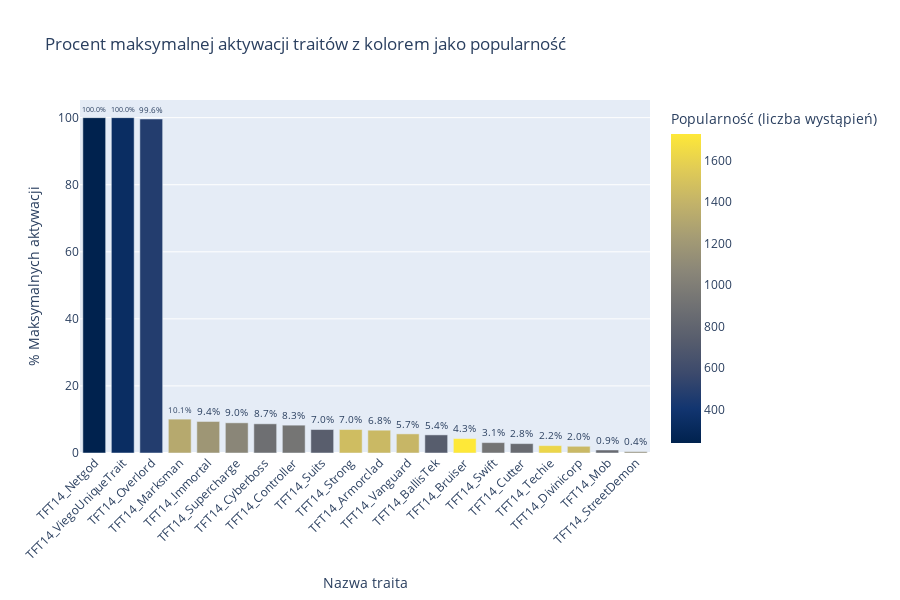

Notebook source saved alongside this figure:
### Code cell
sorted_df = merged.sort_values(by='maxed_percent', ascending=False).reset_index(drop=True)
top_traits = sorted_df.head(3)
middle_traits = sorted_df.iloc[6:23]
bottom_traits = sorted_df.iloc[41:49]

sampled = pd.concat([top_traits, middle_traits, bottom_traits]).drop_duplicates()
fig = px.bar(
    sampled,
    x='trait_name',
    y='maxed_percent',
    color='total_count', 
    color_continuous_scale='Cividis',
    title='Procent maksymalnej aktywacji traitów z kolorem jako popularność',
    labels={
        'trait_name': 'Nazwa traita',
        'maxed_percent': 'Ile % jest ulepszone na maxa',
        'total_count': 'Popularność (liczba wystąpień)'
    },
    text='maxed_percent'
)

fig.update_traces(texttemplate='%{text:.1f}%', textposition='outside')
fig.update_layout(
    xaxis_tickangle=-45,
    yaxis_title='% Maksymalnych aktywacji',
    height=600
)

fig.show()

### Figure 1 — Plotly figure (JSON) as saved in the notebook; plotly's stock layout.template omitted (floating-point values rounded to 4 significant figures)
{"data": [{"alignmentgroup": "True", "hovertemplate": "Nazwa traita=%{x}<br>Ile % jest ulepszone na maxa=%{text}<br>Popularność (liczba wystąpień)=%{marker.color}<extra></extra>", "legendgroup": "", "marker": {"color": [240, 335, 474, 1329, 1190, 1070, 887, 931, 747, 1462, 1437, 1419, 738, 1729, 929, 855, 1624, 1435, 855, 1123], "coloraxis": "coloraxis", "pattern": {"shape": ""}}, "name": "", "offsetgroup": "", "orientation": "v", "showlegend": false, "text": [100, 100, 99.6, 10.1, 9.4, 9, 8.7, 8.3, 7, 7, 6.8, 5.7, 5.4, 4.3, 3.1, 2.8, 2.2, 2, 0.9, 0.4], "textposition": "outside", "texttemplate": "%{text:.1f}%", "type": "bar", "x": ["TFT14_Netgod", "TFT14_ViegoUniqueTrait", "TFT14_Overlord", "TFT14_Marksman", "TFT14_Immortal", "TFT14_Supercharge", "TFT14_Cyberboss", "TFT14_Controller", "TFT14_Suits", "TFT14_Strong", "TFT14_Armorclad", "TFT14_Vanguard", "TFT14_BallisTek", "TFT14_Bruiser", "TFT14_Swift", "TFT14_Cutter", "TFT14_Techie", "TFT14_Divinicorp", "TFT14_Mob", "TFT14_StreetDemon"], "xaxis": "x", "y": [100, 100, 99.6, 10.1, 9.4, 9, 8.7, 8.3, 7, 7, 6.8, 5.7, 5.4, 4.3, 3.1, 2.8, 2.2, 2, 0.9, 0.4], "yaxis": "y"}], "layout": {"barmode": "relative", "coloraxis": {"colorbar": {"title": {"text": "Popularność (liczba wystąpień)"}}, "colorscale": [[0, "#00224e"], [0.1111, "#123570"], [0.2222, "#3b496c"], [0.3333, "#575d6d"], [0.4444, "#707173"], [0.5556, "#8a8678"], [0.6667, "#a59c74"], [0.7778, "#c3b369"], [0.8889, "#e1cc55"], [1, "#fee838"]]}, "height": 600, "legend": {"tracegroupgap": 0}, "title": {"text": "Procent maksymalnej aktywacji traitów z kolorem jako popularność"}, "xaxis": {"anchor": "y", "domain": [0, 1], "tickangle": -45, "title": {"text": "Nazwa traita"}}, "yaxis": {"anchor": "x", "domain": [0, 1], "title": {"text": "% Maksymalnych aktywacji"}}}}
